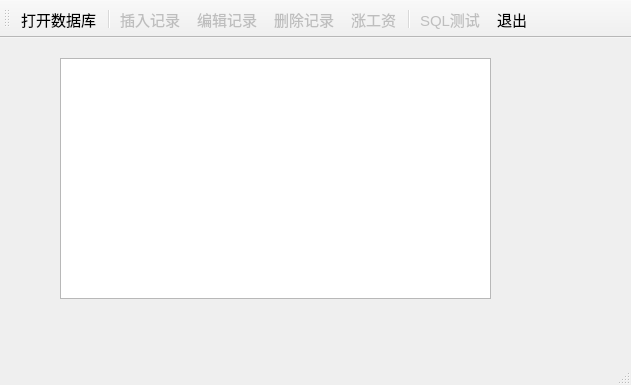
<?xml version="1.0" encoding="UTF-8"?>
<ui version="4.0">
 <class>MainWindow</class>
 <widget class="QMainWindow" name="MainWindow">
  <property name="geometry">
   <rect>
    <x>0</x>
    <y>0</y>
    <width>631</width>
    <height>385</height>
   </rect>
  </property>
  <property name="font">
   <font>
    <pointsize>11</pointsize>
   </font>
  </property>
  <property name="windowTitle">
   <string>Demo7_3, QSqlQuery的使用</string>
  </property>
  <widget class="QWidget" name="centralWidget">
   <widget class="QTableView" name="tableView">
    <property name="geometry">
     <rect>
      <x>60</x>
      <y>20</y>
      <width>431</width>
      <height>241</height>
     </rect>
    </property>
    <property name="selectionMode">
     <enum>QAbstractItemView::SingleSelection</enum>
    </property>
    <property name="selectionBehavior">
     <enum>QAbstractItemView::SelectRows</enum>
    </property>
   </widget>
  </widget>
  <widget class="QMenuBar" name="menuBar">
   <property name="geometry">
    <rect>
     <x>0</x>
     <y>0</y>
     <width>631</width>
     <height>23</height>
    </rect>
   </property>
  </widget>
  <widget class="QStatusBar" name="statusBar"/>
  <widget class="QToolBar" name="mainToolBar">
   <property name="toolButtonStyle">
    <enum>Qt::ToolButtonTextUnderIcon</enum>
   </property>
   <attribute name="toolBarArea">
    <enum>TopToolBarArea</enum>
   </attribute>
   <attribute name="toolBarBreak">
    <bool>false</bool>
   </attribute>
   <addaction name="actOpenDB"/>
   <addaction name="separator"/>
   <addaction name="actRecInsert"/>
   <addaction name="actRecEdit"/>
   <addaction name="actRecDelete"/>
   <addaction name="actScan"/>
   <addaction name="separator"/>
   <addaction name="actTestSQL"/>
   <addaction name="actQuit"/>
  </widget>
  <action name="actOpenDB">
   <property name="icon">
    <iconset resource="res.qrc">
     <normaloff>:/icons/images/open3.bmp</normaloff>:/icons/images/open3.bmp</iconset>
   </property>
   <property name="text">
    <string>打开数据库</string>
   </property>
   <property name="toolTip">
    <string>打开数据库</string>
   </property>
  </action>
  <action name="actQuit">
   <property name="icon">
    <iconset resource="res.qrc">
     <normaloff>:/icons/images/exit.bmp</normaloff>:/icons/images/exit.bmp</iconset>
   </property>
   <property name="text">
    <string>退出</string>
   </property>
   <property name="toolTip">
    <string>退出</string>
   </property>
  </action>
  <action name="actRecInsert">
   <property name="enabled">
    <bool>false</bool>
   </property>
   <property name="icon">
    <iconset resource="res.qrc">
     <normaloff>:/icons/images/306.bmp</normaloff>:/icons/images/306.bmp</iconset>
   </property>
   <property name="text">
    <string>插入记录</string>
   </property>
   <property name="toolTip">
    <string>插入记录</string>
   </property>
  </action>
  <action name="actRecDelete">
   <property name="enabled">
    <bool>false</bool>
   </property>
   <property name="icon">
    <iconset resource="res.qrc">
     <normaloff>:/icons/images/delete1.bmp</normaloff>:/icons/images/delete1.bmp</iconset>
   </property>
   <property name="text">
    <string>删除记录</string>
   </property>
   <property name="toolTip">
    <string>删除记录</string>
   </property>
  </action>
  <action name="actRecEdit">
   <property name="enabled">
    <bool>false</bool>
   </property>
   <property name="icon">
    <iconset resource="res.qrc">
     <normaloff>:/icons/images/812.bmp</normaloff>:/icons/images/812.bmp</iconset>
   </property>
   <property name="text">
    <string>编辑记录</string>
   </property>
   <property name="toolTip">
    <string>编辑记录</string>
   </property>
  </action>
  <action name="actScan">
   <property name="enabled">
    <bool>false</bool>
   </property>
   <property name="icon">
    <iconset resource="res.qrc">
     <normaloff>:/icons/images/up.bmp</normaloff>:/icons/images/up.bmp</iconset>
   </property>
   <property name="text">
    <string>涨工资</string>
   </property>
   <property name="toolTip">
    <string>涨工资</string>
   </property>
  </action>
  <action name="actTestSQL">
   <property name="enabled">
    <bool>false</bool>
   </property>
   <property name="icon">
    <iconset resource="res.qrc">
     <normaloff>:/icons/images/828.bmp</normaloff>:/icons/images/828.bmp</iconset>
   </property>
   <property name="text">
    <string>SQL测试</string>
   </property>
   <property name="toolTip">
    <string>SQL语句测试</string>
   </property>
  </action>
 </widget>
 <layoutdefault spacing="6" margin="11"/>
 <resources>
  <include location="res.qrc"/>
 </resources>
 <connections>
  <connection>
   <sender>actQuit</sender>
   <signal>triggered()</signal>
   <receiver>MainWindow</receiver>
   <slot>close()</slot>
   <hints>
    <hint type="sourcelabel">
     <x>-1</x>
     <y>-1</y>
    </hint>
    <hint type="destinationlabel">
     <x>274</x>
     <y>184</y>
    </hint>
   </hints>
  </connection>
 </connections>
</ui>
